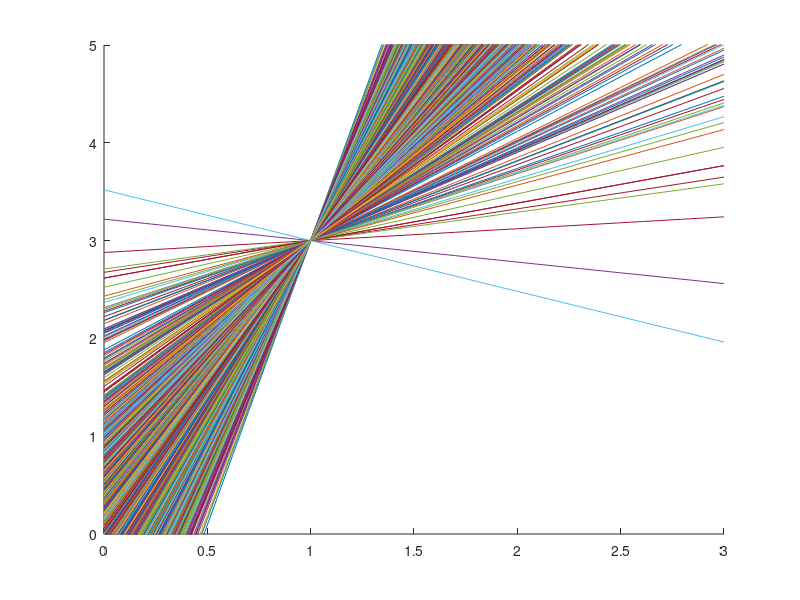

Source code (MATLAB):
clear all; close all;
c=randn(1,1000);
%figure(1);
%histfit(c);
Px=1;
Py=3;
x=0:0.1:3;
y=zeros(1,length(x));
figure(2); hold on; axis([0 3 0 5]);
for i=1:length(c)
    m=(Py-c(i))/Px;
    for j=1:length(x)
       y(j)=m*x(j)+c(i); 
    end
    plot(x,y);
end